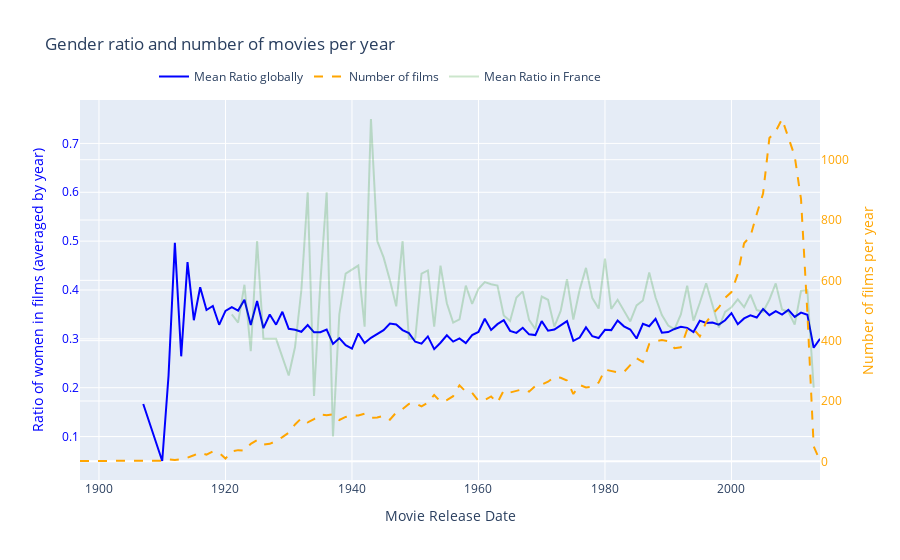

The code cell stored with this chart in its notebook:
### Code cell
# here we analyse the ratio of actors/actresses by movie

df_movie["W"] = df_movie["gender"].apply(lambda x: Counter(x)["F"])
df_movie["M"] = df_movie["gender"].apply(lambda x: Counter(x)["M"])
df_movie["Ratio"] = df_movie.apply(lambda x: x["W"]/(x["W"] + x["M"]) if x["W"] + x["M"] != 0 else np.nan, axis=1)


import plotly.graph_objects as go

mean_ratio = df_movie.groupby("Movie_release_date")["Ratio"].mean()
count = df_movie.groupby("Movie_release_date").size()

mean_ratio_france = df_movie[df_movie["Movie_countries"].apply(lambda x: "France" in x)].groupby("Movie_release_date")["Ratio"].mean()

fig = go.Figure()


fig.add_trace(
    go.Scatter(
        x=mean_ratio.index,
        y=mean_ratio,
        name="Mean Ratio globally",
        mode="lines",
        line=dict(color="blue"),
    )
)


fig.add_trace(
    go.Scatter(
        x=count.index,
        y=count,
        name="Number of films",
        mode="lines",
        line=dict(color="orange", dash="dash"),
        yaxis="y2",  
    )
)

fig.add_trace(
    go.Scatter(
        x=mean_ratio_france.index,
        y=mean_ratio_france,
        name="Mean Ratio in France",
        mode="lines",
        opacity=0.2,
        line=dict(color="green"),
    )
)


fig.update_layout(
    title="Gender ratio and number of movies per year",
    xaxis=dict(title="Movie Release Date"),
    yaxis=dict(title="Ratio of women in films (averaged by year)", titlefont=dict(color="blue"), tickfont=dict(color="blue")),
    yaxis2=dict(
        title="Number of films per year",
        titlefont=dict(color="orange"),
        tickfont=dict(color="orange"),
        overlaying="y",
        side="right",
    ),
    legend=dict(x=0.1, y=1.1, orientation="h"),
)


fig.show("svg")

#to html file
#fig.write_html(data_folder + "Mean_Ratio_and_Count_by_Movie_Release_Date.html")

### Figure 1 — Plotly figure (JSON) as saved in the notebook; plotly's stock layout.template omitted (floating-point values rounded to 4 significant figures)
{"data": [{"line": {"color": "blue"}, "mode": "lines", "name": "Mean Ratio globally", "type": "scatter", "x": [1897, 1907, 1910, 1911, 1912, 1913, 1914, 1915, 1916, 1917, 1918, 1919, 1920, 1921, 1922, 1923, 1924, 1925, 1926, 1927, 1928, 1929, 1930, 1931, 1932, 1933, 1934, 1935, 1936, 1937, 1938, 1939, 1940, 1941, 1942, 1943, 1944, 1945, 1946, 1947, 1948, 1949, 1950, 1951, 1952, 1953, 1954, 1955, 1956, 1957, 1958, 1959, 1960, 1961, 1962, 1963, 1964, 1965, 1966, 1967, 1968, 1969, 1970, 1971, 1972, 1973, 1974, 1975, 1976, 1977, 1978, 1979, 1980, 1981, 1982, 1983, 1984, 1985, 1986, 1987, 1988, 1989, 1990, 1991, 1992, 1993, 1994, 1995, 1996, 1997, 1998, 1999, 2000, 2001, 2002, 2003, 2004, 2005, 2006, 2007, 2008, 2009, 2010, 2011, 2012, 2013, 2014], "y": [null, 0.1667, 0.05, 0.225, 0.4964, 0.2643, 0.4571, 0.3381, 0.4057, 0.359, 0.3672, 0.3288, 0.3571, 0.3647, 0.3579, 0.3802, 0.3284, 0.3775, 0.3218, 0.3498, 0.329, 0.3554, 0.3206, 0.3186, 0.3144, 0.3284, 0.3134, 0.3136, 0.319, 0.2896, 0.3014, 0.2869, 0.2801, 0.311, 0.2915, 0.3022, 0.3096, 0.318, 0.3312, 0.3296, 0.318, 0.3117, 0.2941, 0.2901, 0.305, 0.279, 0.2921, 0.3074, 0.2944, 0.3011, 0.2913, 0.3077, 0.3142, 0.3411, 0.3183, 0.3301, 0.3382, 0.3163, 0.3122, 0.3227, 0.3092, 0.3078, 0.3363, 0.3166, 0.3191, 0.3273, 0.3363, 0.2959, 0.3026, 0.3234, 0.3054, 0.3018, 0.3186, 0.3179, 0.3376, 0.3257, 0.3191, 0.3008, 0.3307, 0.3258, 0.3408, 0.3125, 0.3139, 0.3203, 0.3246, 0.3225, 0.3139, 0.3373, 0.3325, 0.3335, 0.3291, 0.3381, 0.3527, 0.3298, 0.3418, 0.348, 0.3437, 0.3611, 0.3484, 0.3566, 0.3496, 0.3593, 0.3449, 0.3536, 0.3495, 0.2819, 0.3]}, {"line": {"color": "orange", "dash": "dash"}, "mode": "lines", "name": "Number of films", "type": "scatter", "x": [1897, 1907, 1910, 1911, 1912, 1913, 1914, 1915, 1916, 1917, 1918, 1919, 1920, 1921, 1922, 1923, 1924, 1925, 1926, 1927, 1928, 1929, 1930, 1931, 1932, 1933, 1934, 1935, 1936, 1937, 1938, 1939, 1940, 1941, 1942, 1943, 1944, 1945, 1946, 1947, 1948, 1949, 1950, 1951, 1952, 1953, 1954, 1955, 1956, 1957, 1958, 1959, 1960, 1961, 1962, 1963, 1964, 1965, 1966, 1967, 1968, 1969, 1970, 1971, 1972, 1973, 1974, 1975, 1976, 1977, 1978, 1979, 1980, 1981, 1982, 1983, 1984, 1985, 1986, 1987, 1988, 1989, 1990, 1991, 1992, 1993, 1994, 1995, 1996, 1997, 1998, 1999, 2000, 2001, 2002, 2003, 2004, 2005, 2006, 2007, 2008, 2009, 2010, 2011, 2012, 2013, 2014], "y": [1, 1, 2, 6, 4, 7, 12, 20, 29, 22, 33, 28, 9, 33, 37, 35, 58, 70, 55, 58, 67, 80, 95, 122, 143, 129, 140, 155, 153, 156, 137, 147, 151, 152, 158, 144, 145, 151, 138, 162, 173, 190, 193, 182, 194, 220, 198, 203, 216, 252, 231, 227, 200, 203, 215, 194, 235, 228, 234, 239, 231, 250, 254, 264, 280, 277, 268, 223, 253, 245, 247, 261, 304, 299, 295, 296, 319, 342, 329, 389, 398, 402, 398, 375, 378, 437, 439, 414, 461, 488, 510, 542, 561, 621, 723, 746, 820, 888, 1072, 1094, 1135, 1073, 1012, 869, 494, 50, 2], "yaxis": "y2"}, {"line": {"color": "green"}, "mode": "lines", "name": "Mean Ratio in France", "opacity": 0.2, "type": "scatter", "x": [1921, 1922, 1923, 1924, 1925, 1926, 1928, 1930, 1931, 1932, 1933, 1934, 1935, 1936, 1937, 1938, 1939, 1941, 1942, 1943, 1944, 1945, 1946, 1947, 1948, 1949, 1950, 1951, 1952, 1953, 1954, 1955, 1956, 1957, 1958, 1959, 1960, 1961, 1962, 1963, 1964, 1965, 1966, 1967, 1968, 1969, 1970, 1971, 1972, 1973, 1974, 1975, 1976, 1977, 1978, 1979, 1980, 1981, 1982, 1983, 1984, 1985, 1986, 1987, 1988, 1989, 1990, 1991, 1992, 1993, 1994, 1995, 1996, 1997, 1998, 1999, 2000, 2001, 2002, 2003, 2004, 2005, 2006, 2007, 2008, 2009, 2010, 2011, 2012, 2013], "y": [0.35, 0.3333, 0.4107, 0.275, 0.5, 0.3, 0.3, 0.225, 0.2833, 0.4, 0.6, 0.1833, 0.4143, 0.6, 0.1, 0.35, 0.4333, 0.45, 0.325, 0.75, 0.5, 0.4667, 0.42, 0.3667, 0.5, 0.3, 0.3, 0.4333, 0.44, 0.325, 0.45, 0.3729, 0.3333, 0.34, 0.4091, 0.3714, 0.4023, 0.4161, 0.4118, 0.4092, 0.348, 0.3367, 0.3846, 0.3972, 0.3389, 0.32, 0.3867, 0.38, 0.325, 0.3571, 0.4222, 0.3396, 0.4005, 0.4452, 0.3833, 0.362, 0.4641, 0.3611, 0.38, 0.3571, 0.3357, 0.3684, 0.3786, 0.4357, 0.3846, 0.3487, 0.3272, 0.3198, 0.35, 0.4086, 0.3368, 0.3739, 0.4138, 0.3694, 0.3232, 0.355, 0.3647, 0.3807, 0.3648, 0.3903, 0.3589, 0.3555, 0.3801, 0.4135, 0.36, 0.3556, 0.3292, 0.3984, 0.4, 0.2]}], "layout": {"legend": {"orientation": "h", "x": 0.1, "y": 1.1}, "title": {"text": "Gender ratio and number of movies per year"}, "xaxis": {"title": {"text": "Movie Release Date"}}, "yaxis": {"tickfont": {"color": "blue"}, "title": {"font": {"color": "blue"}, "text": "Ratio of women in films (averaged by year)"}}, "yaxis2": {"overlaying": "y", "side": "right", "tickfont": {"color": "orange"}, "title": {"font": {"color": "orange"}, "text": "Number of films per year"}}}}
